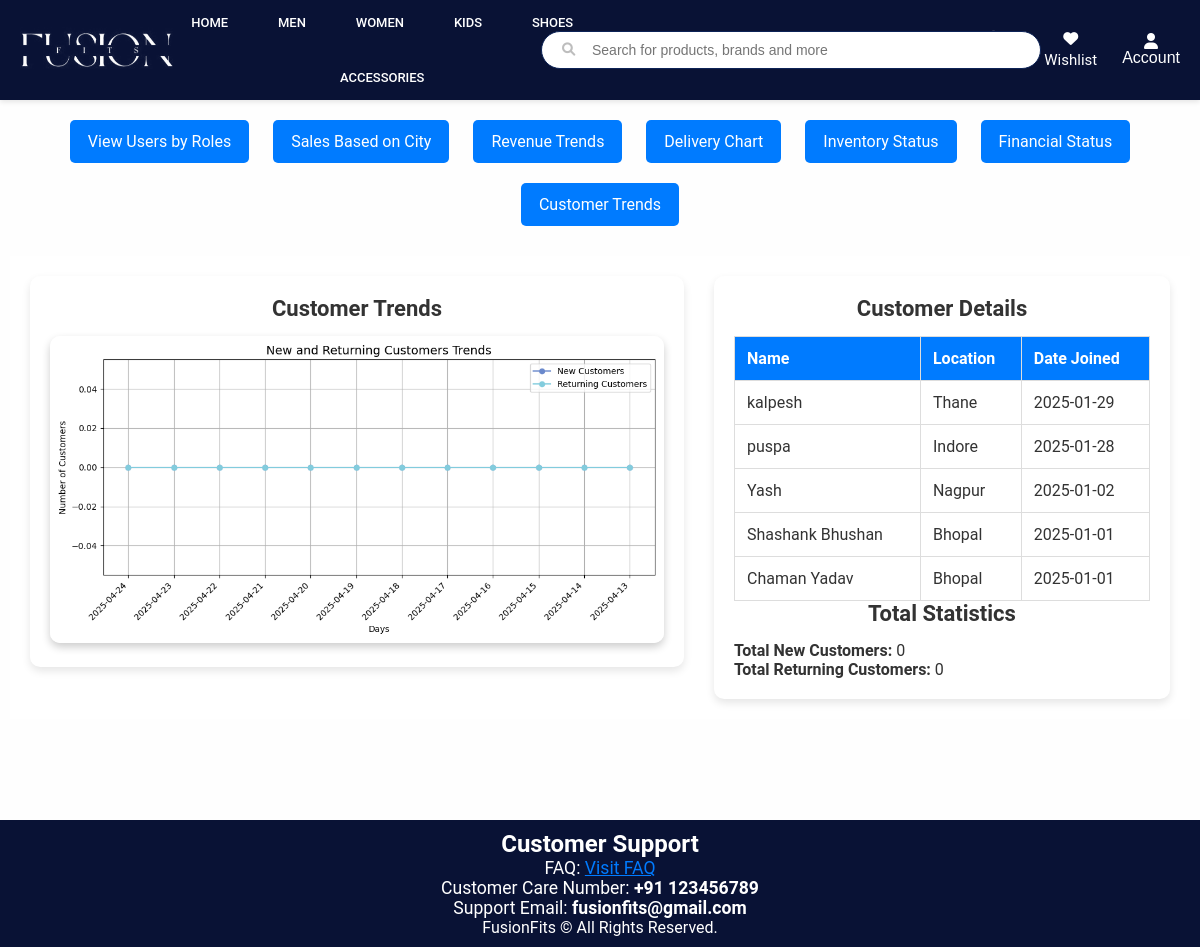
The page /visualization/customer_trends (signed in) on the database its author committed.
### app/models.py (models this page shows, shortened)
class User(UserMixin, db.Model):
    id = db.Column(db.Integer, primary_key=True)
    username = db.Column(db.String(50), nullable=False)
    email = db.Column(db.String(100), unique=True, nullable=False)
    password = db.Column(db.String(255), nullable=False)
    role = db.Column(db.String(20), nullable=False)
    contact = db.Column(db.String(20), nullable=False)
    address = db.Column(db.String(200), nullable=False)
    city = db.Column(db.String(100), nullable=False)
    dob = db.Column(db.Date, nullable=False)
    reset_token = db.Column(db.String(128), nullable=True)

### app/visualization.py (the view)
@visualization.route("/customer_trends")
def customer_trends():
    today = datetime.today()
    days = [(today - timedelta(days=i)).strftime('%Y-%m-%d') for i in range(12)]  # Last 12 days
    past_customers = (
        db.session.query(OrderDetails.user_id)
        .group_by(OrderDetails.user_id)
        .having(db.func.min(OrderDetails.order_date) < today - timedelta(days=12))  # At least one old order
        .subquery()
    )
    new_customers_data = (
        db.session.query(User.dob, db.func.count(User.id))
        .filter(User.dob >= today - timedelta(days=12))
        .group_by(User.dob)
        .all()
    )
    returning_customers_data = (
        db.session.query(OrderDetails.order_date, db.func.count(db.distinct(OrderDetails.user_id)))
        .filter(OrderDetails.user_id.in_(db.session.query(past_customers.c.user_id)))  # Ensure previous orders exist
        .filter(OrderDetails.order_date >= today - timedelta(days=12))  # Count their new orders
        .group_by(OrderDetails.order_date)
        .all()
    )
    new_customers = {str(date): count for date, count in new_customers_data}
    returning_customers = {str(date): count for date, count in returning_customers_data}
    new_customers_list = [new_customers.get(day, 0) for day in days]
    returning_customers_list = [returning_customers.get(day, 0) for day in days]
    plt.figure(figsize=(10, 5))
    plt.plot(days, new_customers_list, marker="o", linestyle="-", label="New Customers", color="#6a89cc")
    plt.plot(days, returning_customers_list, marker="o", linestyle="-", label="Returning Customers", color="#82ccdd")
    plt.title("New and Returning Customers Trends", fontsize=14)
    plt.xlabel("Days")
    plt.ylabel("Number of Customers")
    plt.xticks(rotation=45, ha="right")
    plt.legend()
    plt.grid(True)
    plt.tight_layout()
    buffer = io.BytesIO()
    plt.savefig(buffer, format="png")
    buffer.seek(0)
    chart_base64 = base64.b64encode(buffer.getvalue()).decode("utf-8")
    buffer.close()
    new_customers_details = (
        db.session.query(User.username, User.city, User.dob)
        .order_by(User.dob.desc())
        .limit(5)
        .all()
    )
    new_customers_details = [
        {"name": user.username, "location": user.city, "date_joined": user.dob} for user in new_customers_details
    ]
    total_new_customers = sum(new_customers_list)
    total_returning_customers = sum(returning_customers_list)
    return render_template(
        "Customer_trends.html",
        chart_base64=chart_base64,
        new_customers_details=new_customers_details,
        total_new_customers=total_new_customers,
        total_returning_customers=total_returning_customers,
    )

### app/templates/customer_trends.html (shortened to what this page needs)
<!DOCTYPE html>
<html lang="en">
<head>
</head>
<body>
    {% extends "home.html" %}
    {% block content %}
    <div class="form-container">
        <div class="button-container">
            <a href="/visualization/roles_chart" class="button">View Users by Roles</a>
            <a href="/visualization/sales_by_city" class="button">Sales Based on City</a>
            <a href="/visualization/revenue_trends" class="button">Revenue Trends</a>
            <a href="/visualization/delivery_chart" class="button">Delivery Chart</a>
            <a href="/visualization/inventory_status" class="button">Inventory Status</a>
            <a href="/visualization/financial_health" class="button">Financial Status</a>
            <a href="/visualization/customer_trends" class="button">Customer Trends</a>
        </div>
        <div class="content">
            <div class="chart-container">
                <h3>Customer Trends</h3>
                <img alt="Customer Trends">
            </div>
            <div class="table-container">
                <h3>Customer Details</h3>
                <table>
                    <tr>
                        <th>Name</th>
                        <th>Location</th>
                        <th>Date Joined</th>
                    </tr>
                    {% for customer in new_customers_details %}
                    <tr>
                        <td>{{ customer.name }}</td>
                        <td>{{ customer.location }}</td>
                        <td>{{ customer.date_joined.strftime('%Y-%m-%d') }}</td>
                    </tr>
                    {% endfor %}
                </table>
                <h3>Total Statistics</h3>
                <p><strong>Total New Customers:</strong> {{ total_new_customers }}</p>
                <p><strong>Total Returning Customers:</strong> {{ total_returning_customers }}</p>
            </div>
        </div>
    </div>
    {% endblock %}

### app/static/home.css (style rules this page uses)
* { margin: 0; padding-top: 0; box-sizing: border-box; }
body { margin: 0; padding: 0; background-color: #f4f4f4; color: #333; */ }

### rows shown on the page
User: name "kalpesh", location "Thane", date_joined "2025-01-29"
User: name "puspa", location "Indore", date_joined "2025-01-28"
User: name "Yash", location "Nagpur", date_joined "2025-01-02"
User: name "Shashank Bhushan", location "Bhopal", date_joined "2025-01-01"
User: name "Chaman Yadav", location "Bhopal", date_joined "2025-01-01"

### other values the page prints
{{ total_new_customers }} "0"
{{ total_returning_customers }} "0"
